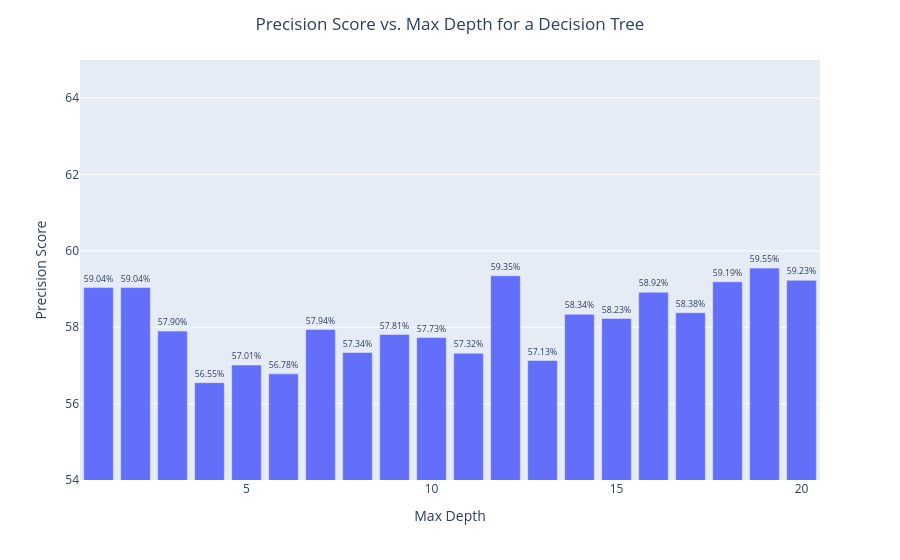

Notebook code cell kept with this figure:
### Code cell
# Convert the dictionary to a DataFrame
df = pd.DataFrame(list(precision_by_depth.items()), columns=['max_depth', 'precision_score'])
df.loc[:,'precision_score'] = df.precision_score*100.0 # need for % visualisation

# Create the bar chart using Plotly Express
fig = px.bar(df,
             x='max_depth',
             y='precision_score',
            #  title='Precision Score vs. Max Depth for a Decision Tree',
             labels={'max_depth': 'Max Depth', 'precision_score': 'Precision Score'},
             range_y=[54, 65],
             text='precision_score')

# Update the text format to display as percentages
fig.update_traces(texttemplate='%{text:.2f}%', textposition='outside')

# Center the title
fig.update_layout(title={'text': 'Precision Score vs. Max Depth for a Decision Tree', 'x': 0.5, 'xanchor': 'center'})


# Show the figure
fig.show()

### Figure 1 — Plotly figure (JSON) as saved in the notebook; plotly's stock layout.template omitted (floating-point values rounded to 4 significant figures)
{"data": [{"alignmentgroup": "True", "hovertemplate": "Max Depth=%{x}<br>Precision Score=%{text}<extra></extra>", "legendgroup": "", "marker": {"color": "#636efa", "pattern": {"shape": ""}}, "name": "", "offsetgroup": "", "orientation": "v", "showlegend": false, "text": [59.04, 59.04, 57.9, 56.55, 57.01, 56.78, 57.94, 57.34, 57.81, 57.73, 57.32, 59.35, 57.13, 58.34, 58.23, 58.92, 58.38, 59.19, 59.55, 59.23], "textposition": "outside", "texttemplate": "%{text:.2f}%", "type": "bar", "x": [1, 2, 3, 4, 5, 6, 7, 8, 9, 10, 11, 12, 13, 14, 15, 16, 17, 18, 19, 20], "xaxis": "x", "y": [59.04, 59.04, 57.9, 56.55, 57.01, 56.78, 57.94, 57.34, 57.81, 57.73, 57.32, 59.35, 57.13, 58.34, 58.23, 58.92, 58.38, 59.19, 59.55, 59.23], "yaxis": "y"}], "layout": {"barmode": "relative", "legend": {"tracegroupgap": 0}, "margin": {"t": 60}, "title": {"text": "Precision Score vs. Max Depth for a Decision Tree", "x": 0.5, "xanchor": "center"}, "xaxis": {"anchor": "y", "domain": [0, 1], "title": {"text": "Max Depth"}}, "yaxis": {"anchor": "x", "domain": [0, 1], "range": [54, 65], "title": {"text": "Precision Score"}}}}
